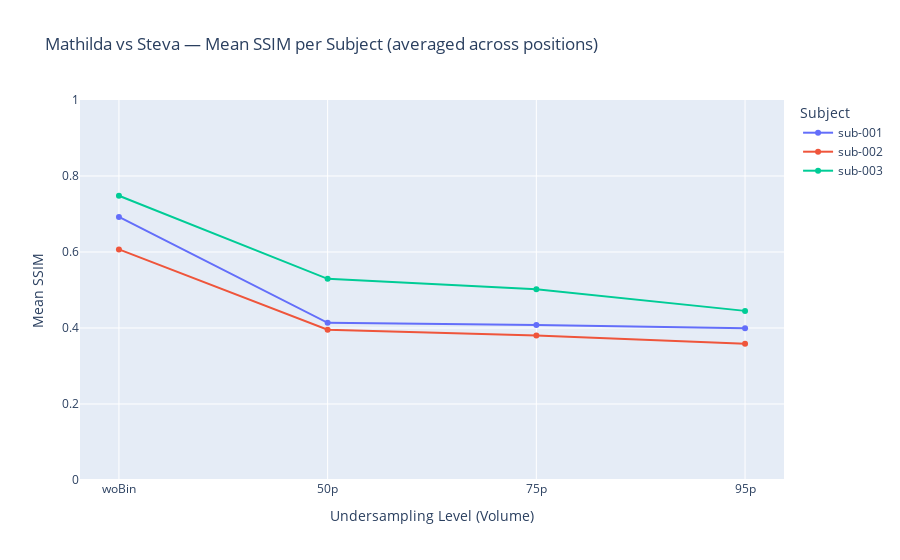

Notebook cell for this chart:
### Markdown cell above
line plot steva vs mathilda

### Code cell
import pandas as pd
import plotly.express as px

df_res = pd.read_csv('/home/debi/jaime/repos/MR-EyeTrack/analysis/comparison/ssim/ssim_volume_mathilda_vs_steva.csv')

# average across positions for each subject and comparison
df_mean = df_res.groupby(["subject", "comparison"], as_index=False)["ssim"].mean()

# ensure ordering of undersampling levels
labels = ["woBin", "50p", "75p", "95p"]
df_mean["comparison"] = pd.Categorical(df_mean["comparison"], categories=labels, ordered=True)
df_mean.sort_values(["comparison", "subject"], inplace=True)

# line plot: one line per subject, values averaged across positions
fig = px.line(
    df_mean,
    x="comparison",
    y="ssim",
    color="subject",
    markers=True,
    category_orders={"comparison": labels},
    title="Mathilda vs Steva — Mean SSIM per Subject (averaged across positions)",
    labels={"comparison": "Undersampling Level (Volume)", "ssim": "Mean SSIM"}
)
fig.update_layout(yaxis=dict(range=[0, 1]), legend_title_text="Subject")
fig.show()

### Figure 1 — Plotly figure (JSON) as saved in the notebook; plotly's stock layout.template omitted (floating-point values rounded to 4 significant figures)
{"data": [{"hovertemplate": "subject=sub-001<br>Undersampling Level (Volume)=%{x}<br>Mean SSIM=%{y}<extra></extra>", "legendgroup": "sub-001", "line": {"color": "#636efa", "dash": "solid"}, "marker": {"symbol": "circle"}, "mode": "lines+markers", "name": "sub-001", "orientation": "v", "showlegend": true, "type": "scatter", "x": ["woBin", "50p", "75p", "95p"], "xaxis": "x", "y": [0.6922, 0.4136, 0.4081, 0.3996], "yaxis": "y"}, {"hovertemplate": "subject=sub-002<br>Undersampling Level (Volume)=%{x}<br>Mean SSIM=%{y}<extra></extra>", "legendgroup": "sub-002", "line": {"color": "#EF553B", "dash": "solid"}, "marker": {"symbol": "circle"}, "mode": "lines+markers", "name": "sub-002", "orientation": "v", "showlegend": true, "type": "scatter", "x": ["woBin", "50p", "75p", "95p"], "xaxis": "x", "y": [0.6068, 0.3953, 0.38, 0.3584], "yaxis": "y"}, {"hovertemplate": "subject=sub-003<br>Undersampling Level (Volume)=%{x}<br>Mean SSIM=%{y}<extra></extra>", "legendgroup": "sub-003", "line": {"color": "#00cc96", "dash": "solid"}, "marker": {"symbol": "circle"}, "mode": "lines+markers", "name": "sub-003", "orientation": "v", "showlegend": true, "type": "scatter", "x": ["woBin", "50p", "75p", "95p"], "xaxis": "x", "y": [0.7479, 0.5294, 0.5022, 0.445], "yaxis": "y"}], "layout": {"legend": {"title": {"text": "Subject"}, "tracegroupgap": 0}, "title": {"text": "Mathilda vs Steva — Mean SSIM per Subject (averaged across positions)"}, "xaxis": {"anchor": "y", "categoryarray": ["woBin", "50p", "75p", "95p"], "categoryorder": "array", "domain": [0, 1], "title": {"text": "Undersampling Level (Volume)"}}, "yaxis": {"anchor": "x", "domain": [0, 1], "range": [0, 1], "title": {"text": "Mean SSIM"}}}}
